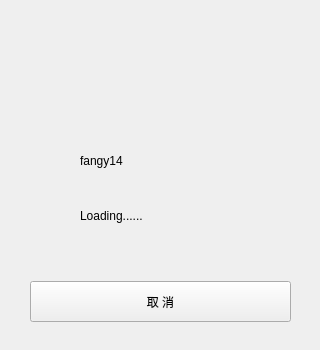
<?xml version="1.0" encoding="UTF-8"?>
<ui version="4.0">
 <class>LoadingUi</class>
 <widget class="QWidget" name="LoadingUi">
  <property name="geometry">
   <rect>
    <x>0</x>
    <y>0</y>
    <width>320</width>
    <height>350</height>
   </rect>
  </property>
  <property name="windowTitle">
   <string>Loading</string>
  </property>
  <widget class="QWidget" name="logo" native="true">
   <property name="geometry">
    <rect>
     <x>100</x>
     <y>20</y>
     <width>110</width>
     <height>110</height>
    </rect>
   </property>
   <property name="minimumSize">
    <size>
     <width>110</width>
     <height>110</height>
    </size>
   </property>
   <property name="maximumSize">
    <size>
     <width>110</width>
     <height>105</height>
    </size>
   </property>
   <property name="styleSheet">
    <string notr="true">border-image: url(:/imgs/images/logo.png);</string>
   </property>
  </widget>
  <widget class="QLabel" name="username">
   <property name="geometry">
    <rect>
     <x>80</x>
     <y>150</y>
     <width>151</width>
     <height>21</height>
    </rect>
   </property>
   <property name="text">
    <string>fangy14</string>
   </property>
  </widget>
  <widget class="QPushButton" name="cancelButton">
   <property name="geometry">
    <rect>
     <x>30</x>
     <y>281</y>
     <width>261</width>
     <height>41</height>
    </rect>
   </property>
   <property name="styleSheet">
    <string notr="true"/>
   </property>
   <property name="text">
    <string>取 消</string>
   </property>
  </widget>
  <widget class="QLabel" name="loading">
   <property name="geometry">
    <rect>
     <x>80</x>
     <y>190</y>
     <width>151</width>
     <height>51</height>
    </rect>
   </property>
   <property name="text">
    <string>Loading......</string>
   </property>
  </widget>
 </widget>
 <resources/>
 <connections/>
</ui>
